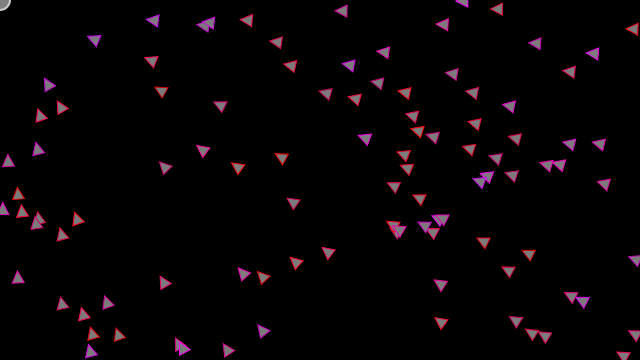
Frame 1 (no input)
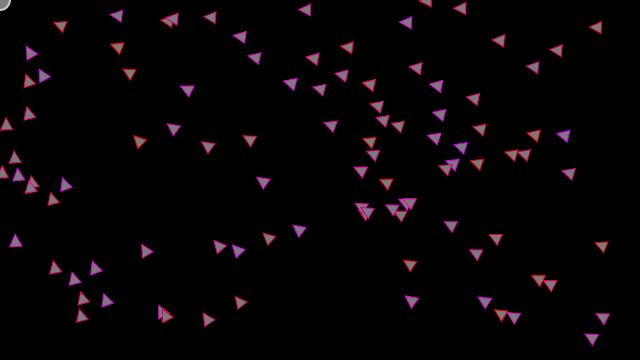
Frame 60 (no input)
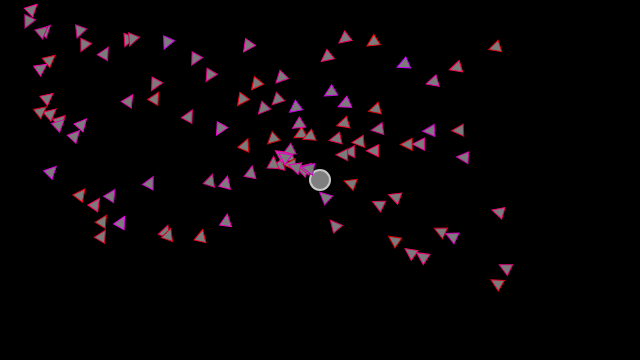
Frame 120 (the mouse pressed at the canvas centre since frame 60)

The p5.js sketch that drew these frames (run headless with seeded random() and noise() and a simulated clock; from frame 60 on, the mouse is pressed at the canvas centre):

// p5.js sketch
// ── sketch.js
let population =[];
let popsize;
let v;

function setup(){

  createCanvas(640,360);
 popsize = 100;
 for(let i=0;i<popsize;i++){
  population[i] = new Vehicle(random(width),random(height));
  }

}

function draw(){
  background(0);

  let mouse = createVector(mouseX, mouseY);


  fill(127);
  stroke(200);
  strokeWeight(2);
  ellipse(mouse.x, mouse.y, 20, 20);

  for (let i= 0; i<popsize;i++){
    population[i].seek(mouse);
    population[i].update();
    population[i].display();
  }


}
// ── veihcle.js
class Vehicle{

  constructor(x,y){
    this.velocity = createVector(0,0);
    this.acceleration = createVector(0,0);
    this.position = createVector(x,y);

    this.r = 6;
    this.maxSpeed =8;
    this.maxForce =0.02;
  }



  seek(target){

    // We could add mass here if we want A = F / M

    var desired = p5.Vector.sub(target,this.position);

    desired.setMag(this.maxSpeed);

    // A method that calculates a steering force towards a target
      // STEER = DESIRED MINUS VELOCITY
    var steer = p5.Vector.sub(desired,this.velocity);

    steer.limit(this.maxForce); // Limit to maximum steering force

    this.applyForce(steer);
  }


  applyForce(force){

    this.acceleration.add(force)

  }

  update(){
    this.velocity.add(this.acceleration);
    this.velocity.limit(this.maxSpeed);
    this.position.add(this.velocity);

    this.acceleration.mult(0);
  }



  display(){

    let theta = this.velocity.heading() + PI /2;
    fill(123);
    stroke(random(200,255),0,random(0,255));
    strokeWeight(1);
    push();
    translate(this.position.x,this.position.y);
    rotate(theta);
    beginShape();
    vertex(0,-this.r*2);
    vertex(-this.r,0);
    vertex(this.r,0)
    endShape(CLOSE);
    pop();
    }


}
